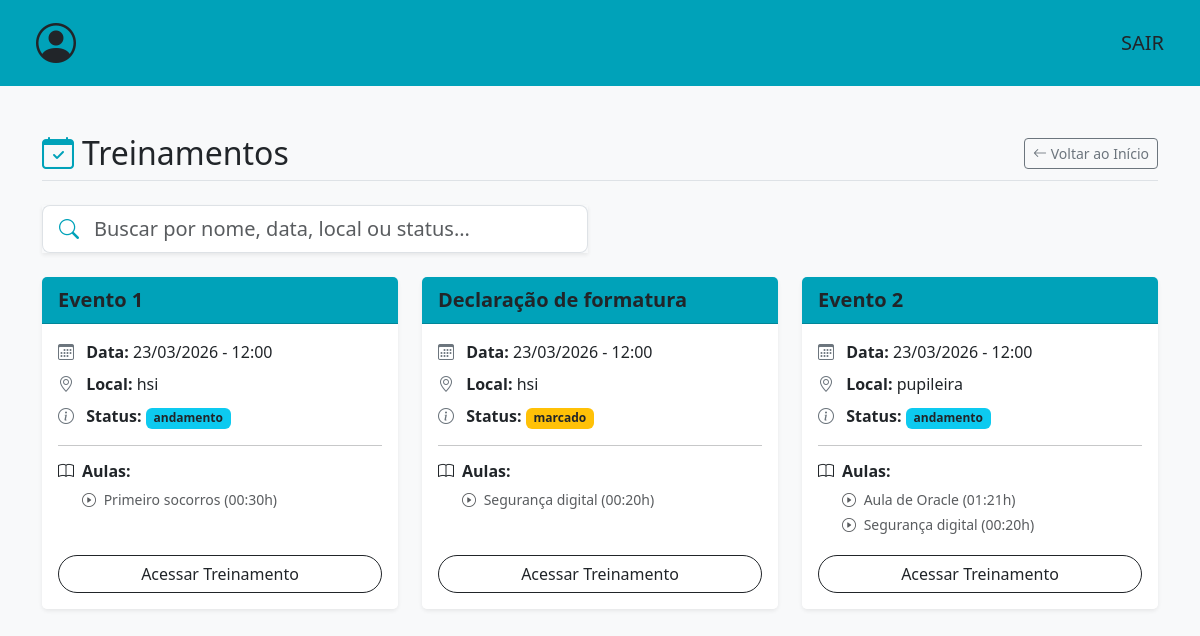
The page /listar-eventos-marcados/ (signed in) on the database its author committed.
### events/models.py (models this page shows, shortened)
class Treinamento(models.Model):
    opcoes_local = [
        ("AUDITORIO HSI","hsi"),
        ("AUDITORIO ADM CENTRAL","pupileira"),
    ]
    opcoes_status = [
        ("FINALIZADO","finalizado"),
        ("CANCELADO","cancelado"),
        ("MARCADO","marcado"),
        ("ANDAMENTO","andamento")
    ]
    nm_evento = models.CharField(max_length=100)
    data = models.DateTimeField()
    local = models.CharField(max_length=50,choices=opcoes_local)
    status = models.CharField(max_length=50,choices=opcoes_status)
    participantes = models.JSONField(default=list,blank=True)
    aulas = models.ManyToManyField(Aula, related_name='aulas')
    horario_final = models.TimeField(null=True,blank=True)

class Aula(models.Model):
    nm_aula = models.CharField(max_length=150)
    descricao = models.CharField(max_length=200)
    palestrante = models.CharField(max_length=100)
    carga_horaria = models.TimeField(null=False)

### events/views.py (the view)
# urls.py: path('listar-eventos-marcados/',listar_treinamentos_marcados,name='listar-eventos-marcados'),
@login_required(login_url='/login')
def listar_treinamentos_marcados(request):
    lista_treinamentos = Treinamento.objects.filter(status__in=['MARCADO', 'ANDAMENTO'])
    return render(request,'events/listar-treinamento.html',{'treinamentos':lista_treinamentos})

### templates/events/listar-treinamento.html (shortened to what this page needs)
<!DOCTYPE html>
<html lang="pt-br">
<head>
    <link href="https://cdn.jsdelivr.net/npm/bootstrap@5.3.2/dist/css/bootstrap.min.css" rel="stylesheet">
    <link href="https://cdn.jsdelivr.net/npm/bootstrap-icons@1.11.1/font/bootstrap-icons.css" rel="stylesheet">
</head>
<body class="bg-light">
    {% include 'partials/navbar.html' %}
    <div class="container mt-5">
        <div class="d-flex justify-content-between align-items-center mb-4 border-bottom pb-2">
            <h2 class="m-0"><i class="bi bi-calendar-check text-custom-teal me-2"></i>Treinamentos</h2>
            <a href="{% url 'index' %}" class="btn btn-outline-secondary btn-sm">
                <i class="bi bi-arrow-left"></i> Voltar ao Início
            </a>
        </div>
        <div class="row mb-4">
            <div class="col-md-6">
                <div class="input-group input-group-lg shadow-sm">
                    <span class="input-group-text bg-white border-end-0 text-custom-teal">
                        <i class="bi bi-search"></i>
                    </span>
                    <input type="text" id="filtroPesquisa" class="form-control border-start-0 ps-0" placeholder="Buscar por nome, data, local ou status...">
                </div>
            </div>
        </div>
        <div class="row row-cols-1 row-cols-md-2 row-cols-lg-3 g-4" id="listaTreinamentos">
            {% for treinamento in treinamentos %}
                <div class="col col-treinamento">
                    <div class="card h-100 shadow-sm border-0">
                        <div class="card-header bg-custom-teal text-dark fw-bold fs-5">
                            {{ treinamento.nm_evento }}
                        </div>
                        <div class="card-body">
                            <p class="card-text mb-2">
                                <i class="bi bi-calendar3 text-secondary me-2"></i> <strong>Data:</strong> {{ treinamento.data|date:"d/m/Y - H:i" }}
                            </p>
                            <p class="card-text mb-2">
                                <i class="bi bi-geo-alt text-secondary me-2"></i> <strong>Local:</strong> {{ treinamento.get_local_display }}
                            </p>
                            <p class="card-text mb-3">
                                <i class="bi bi-info-circle text-secondary me-2"></i> <strong>Status:</strong>
                                {% if treinamento.status == 'ANDAMENTO' %}
                                    <span class="badge bg-info text-dark">{{ treinamento.get_status_display }}</span>
                                {% elif treinamento.status == 'CANCELADO' %}
                                    <span class="badge bg-danger">{{ treinamento.get_status_display }}</span>
                                {% elif treinamento.status == 'MARCADO' %}
                                    <span class="badge bg-warning text-dark">{{ treinamento.get_status_display }}</span>
                                {% elif treinamento.status == 'FINALIZADO' %}
                                    <span class="badge bg-success">{{ treinamento.get_status_display }}</span>
                                {% else %}
                                    <span class="badge bg-secondary">{{ treinamento.get_status_display }}</span>
                                {% endif %}
                            </p>
                            <hr>
                            <h6 class="fw-bold mb-2"><i class="bi bi-book me-2"></i>Aulas:</h6>
                            <ul class="list-unstyled mb-0 ms-4 small">
                                {% for aula in treinamento.aulas.all %}
                                    <li class="mb-1 text-muted">
                                        <i class="bi bi-play-circle me-1"></i> {{ aula.nm_aula }} ({{ aula.carga_horaria }}h)
                                    </li>
                                {% empty %}
                                    <li class="text-danger fst-italic">Nenhuma aula vinculada.</li>
                                {% endfor %}
                            </ul>
                        </div>
                        <div class="card-footer bg-white border-0 text-center pb-3 pt-0">
                            <a href="{% url 'conferir-treinamento' treinamento.id %}" class="btn btn-outline-dark w-100 rounded-pill">
                                Acessar Treinamento
                            </a>
                        </div>
                    </div>
                </div>
            {% endfor %}
        </div>
    </div>
</body>
</html>

### templates/events/listar-treinamento.html (style rules this page uses)
.bg-custom-teal { background-color: #00a2b9; }
.text-custom-teal { color: #00a2b9; }

### rows shown on the page
Treinamento: nm_evento "Evento 1", data "23/03/2026 - 12:00", local "hsi", status "andamento"
Aula: nm_aula "Primeiro socorros", carga_horaria "00:30"
Treinamento: nm_evento "Declaração de formatura", data "23/03/2026 - 12:00", local "hsi", status "marcado"
Aula: nm_aula "Segurança digital", carga_horaria "00:20"
Treinamento: nm_evento "Evento 2", data "23/03/2026 - 12:00", local "pupileira", status "andamento"
Aula: nm_aula "Aula de Oracle", carga_horaria "01:21"
